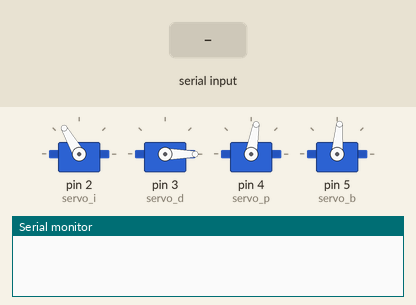
The sketch below on a simulated Arduino Uno, built with avr-gcc and run on an emulated ATmega328P. On the bench: 4 × servo, the last lines printed to the serial monitor. Inputs (shaded band) come from the test bench.

Above: at 9.2 s.
9.3 s: "B90\n" received over Serial
At 10.5 s:
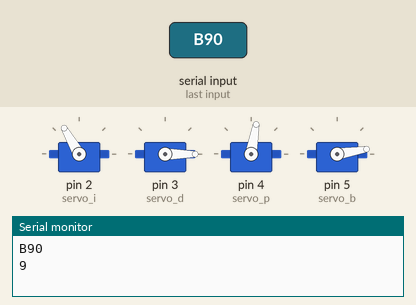
10.8 s: "D90\n" received over Serial
At 11.7 s:
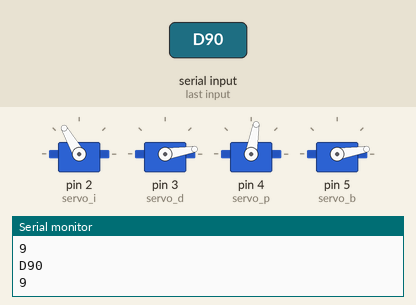
12.3 s: "B,45\n" received over Serial
At 12.8 s:
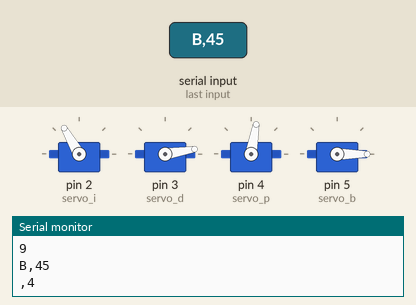
13.8 s: "D,45\n" received over Serial
At 15.2 s:
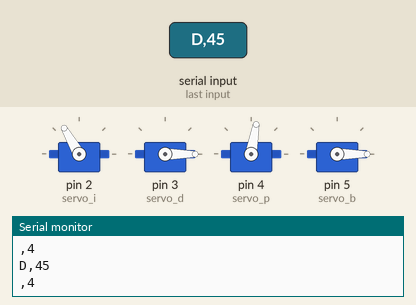
Timing chart, 0 to 16.3 s (numbered marks = the images above; inputs shaded):
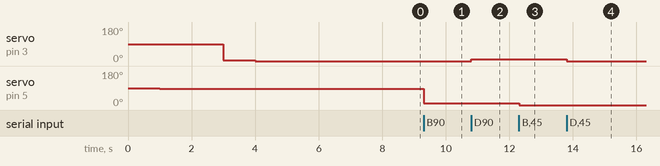

The sketch:

RoboticArm-V1.0.ino
```cpp
#include <Servo.h>

/* init servo */
Servo servo_i;
Servo servo_d;
Servo servo_p;
Servo servo_b;

String data_recived;
char id = ' ';
String value = "0";
int time_ = 25;
void setup() {
  servo_i.attach(2);
  servo_d.attach(3);
  servo_p.attach(4);
  servo_b.attach(5);

  delay(1000);
  servo_b.write(85);
  delay(1000);
  servo_i.write(120);
  delay(1000);
  servo_d.write(5);
  delay(1000);
  servo_d.write(0);
  delay(1000);
  servo_p.write(80);
  delay(1000);

  Serial.begin(9600);
  delay(2000);
}

// I start 60 end 180
// D start 0 end 120
// P start 80 end 100
void loop() {
  if (Serial.available()){
    data_recived =  Serial.readStringUntil('\n');
    id = data_recived[0];
    value = data_recived.substring(1,data_recived.length()-1);

    Serial.println(data_recived);
    switch (id) {
    case 'I':
      Serial.println(value.toInt());
      if(value.toInt() >= 60 && value.toInt() <= 180){
        servo_i.write(value.toInt());
      }
      break;
    case 'D':
      Serial.println(value);
      if(value.toInt() >= 0 && value.toInt() <= 120){
        servo_d.write(value.toInt());
      }
      break;
    case 'P':
      Serial.println(value);
      if(value.toInt() >= 80 && value.toInt() <= 100){
        servo_p.write(value.toInt());
      }
      break;
    case 'B':
      Serial.println(value);
      if(value.toInt() >= 0 && value.toInt() <= 180){
        servo_b.write(value.toInt());
      }
      break;
    default:
      break;
    }
  }
}
```

Measured:
- after the input at 9.3 s, servo on pin 5 (servo_b): 85° → 9° at once
- after the input at 10.8 s, servo on pin 3 (servo_d): 0° → 9° at once
- after the input at 12.3 s, servo on pin 5 (servo_b): 9° → 0° at once
- after the input at 13.8 s, servo on pin 3 (servo_d): 9° → 0° at once
